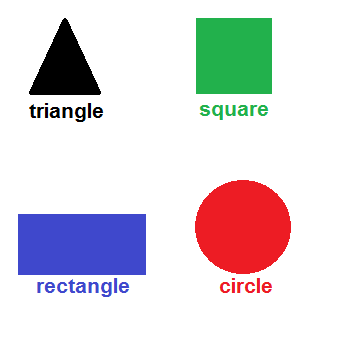
#> input picture features/shapetest1.png, 340 x 349 px
$ python -i color.py   (imports and definitions only)   (older library calls are emulated)
#> lines starting #> are read from the running program, lines starting #| are printed output that depends on the picture; after the words box and inside, x2 and y2 are one past the last pixel; in counts of white or black regions, pixels touching at a corner belong together
#> further down, picture is the input picture: shape (349, 340, 3); mean B, G, R 221, 216.4, 221.3
import cv2
import numpy as np

__all__ = ['getColor', 'contour']
def getColor(image):
        image_blur = cv2.GaussianBlur(image, (7,7), 0)
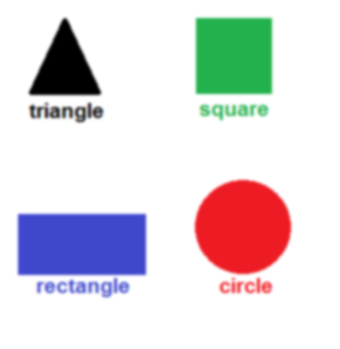
#> image_blur: shape (349, 340, 3); mean B, G, R 221, 216.4, 221.3
        image_hsv = cv2.cvtColor(image, cv2.COLOR_BGR2HSV)
#> image_hsv: shape (349, 340, 3); mean H, S, V 23.6, 38, 239

        red = np.uint8([[[0,0,255]]])
        hsv_red = cv2.cvtColor(red, cv2.COLOR_BGR2HSV)


        lowerRed = np.array([160,20,70])
        upperRed = np.array([190,255,255])

        mask = cv2.inRange(image_hsv, lowerRed, upperRed)
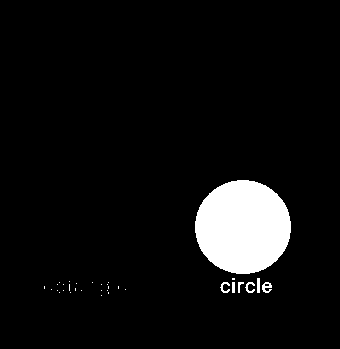
#> mask: shape (349, 340); 6.2% white; 33 white regions (26 under 20 px), largest, box (x1, y1, x2, y2) and area: (195, 180, 291, 274) 7076, (262, 282, 272, 293) 66, (220, 282, 230, 293) 51
        output = cv2.bitwise_and(image,image, mask = mask)
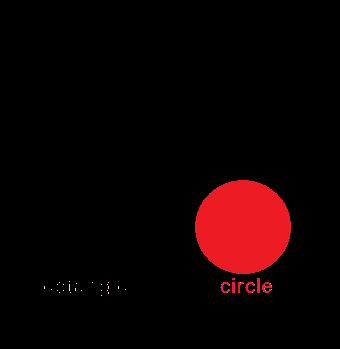
#> output: shape (349, 340, 3); mean B, G, R 2.4, 1.8, 14.8
        #output = cv2.cvtColor(output, cv2.COLOR_HSV2RGB)

        #cv2.imshow("images",np.hstack([image, output]))

        #contour(image)

def contour(image):
        image_gray = cv2.cvtColor(image, cv2.COLOR_BGR2GRAY)
        image_blur = cv2.GaussianBlur(image_gray, (7,7), 0)
        ret, thresh = cv2.threshold(image_blur, 200, 255, cv2.THRESH_BINARY)
        im2, contours, hierarchy = cv2.findContours(thresh, cv2.RETR_TREE, cv2.CHAIN_APPROX_SIMPLE)
        cv2.drawContours(thresh,contours,-1,(0,255,0),8)
        cv2.imshow("contour", thresh)

>>> import cv2
>>> picture = cv2.imread('shapetest1.png')
>>> result = getColor(picture)
